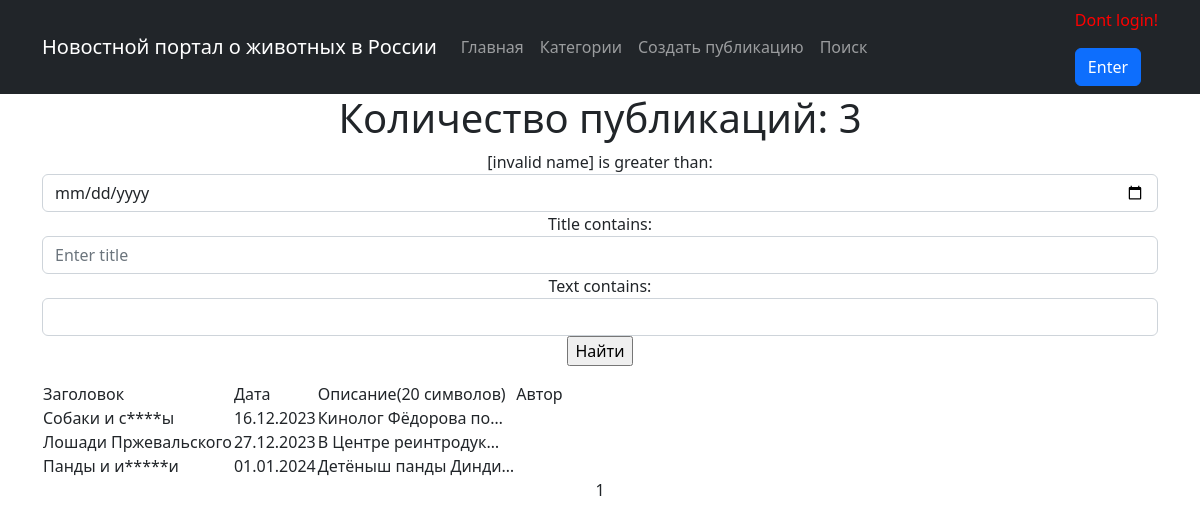
Page /news/search/ on the earlier database version.
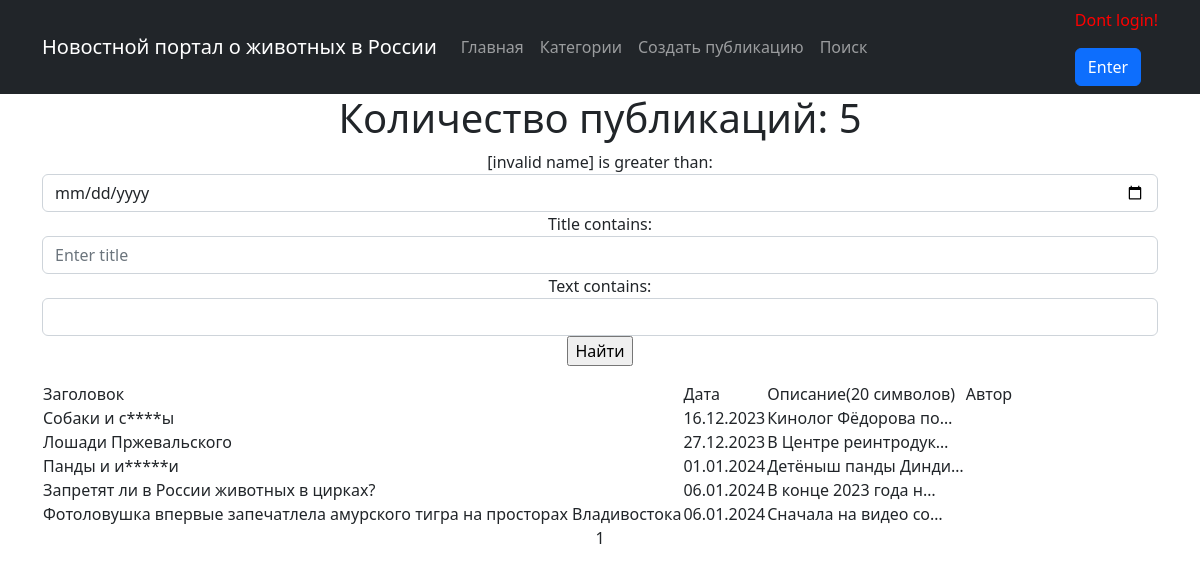
Same page on the later database version.
### news/models.py (models this page shows, shortened)
class Post(models.Model):
    author = models.ForeignKey(Author, on_delete=models.CASCADE)
    content_type = models.CharField(max_length=10, choices=[
        ('статья', 'Статья'), ('новость', 'Новость')])
    created_time = models.DateTimeField(auto_now_add=True)
    categories = models.ManyToManyField(Category, through='PostCategory',
                                        related_name='PostCategory')
    title = models.CharField(max_length=255)
    text = models.TextField()
    rating = models.IntegerField(default=0)

### news/views.py (the view)
# urls.py: path('search/', SearchNews.as_view()),
class SearchNews(FilterView):
    model = Post
    filterset_class = PostFilter
    template_name = 'search.html'
    paginate_by = 10
    context_object_name = 'news'

### news/templatetags/custom_filters.py (called while the page is built)
@register.filter()
def censor(text):
    list_words = text.split()
    censor_words = {'салюты', 'игрушки', }
    censor_text = []
    if isinstance(text, str):
        for word in list_words:
            if word.lower() in censor_words:
                word = f'{word[0]}{"*" * (len(word) - 2)}{word[-1]}'
            censor_text.append(word)
        return ' '.join(censor_text)

### templates/search.html (shortened to what this page needs)
{% extends 'flatpages/default.html' %}
{% load custom_filters %}
{% block content %}
<h1>Количество публикаций: {{ news | length}}</h1>
<form method="GET">
    {{ filter.form }}
    <input type="submit" value="Найти">
</form>
{% if news %}
<table>
<tr>
    <td>Заголовок</td>
    <td>Дата</td>
    <td>Описание(20 символов)</td>
    <td>Автор</td>
</tr>
{% for item in filter.qs %}
    <tr>
        <td>{{ item.title | censor }}</td>
        <td>{{ item.created_time | date:'d.m.Y' }}</td>
        <td>{{ item.text | truncatechars:20 }}</td>
        <td>{{ item.autor | censor }}</td>
    </tr>
    {% endfor %}
</table>
{% else %}
<h2>Нечего выводить!</h2>
{% endif %}
{{ page_obj.number }}
{% endblock content %}

### templates/flatpages/default.html (shortened to what this page needs)
{% load static %}
<html lang="en">
    <head>
        <link href="{% static 'css/styles.css' %}" rel="stylesheet" />
    </head>
    <body>
  <nav class="navbar navbar-expand-lg navbar-dark bg-dark static-top">
    {% load cache %}
    {% cache 30 common %}
        {% block header %}
    <div class="container">
      <a class="navbar-brand" href="#">Новостной портал о животных в России</a>
      <div class="collapse navbar-collapse justify-content-between" id="navbarResponsive">
                    <ul class="navbar-nav ml-auto">
                        <li class="nav-item active">
                            <a class="nav-link" href="/news/">Главная</a>
                        </li>
                        <li class="nav-item active">
                            <a class="nav-link" href="/category">Категории</a>
                        </li>
                        {% block create_post %}
                        <li class="nav-item">
                            <a class="nav-link" href="/create_post/">Создать публикацию</a>
                        </li>
                        {% endblock create_post %}
                        {% endblock header %}
                        {% block search %}
                        <li class="nav-item">
                            <a class="nav-link" href="/news/search/">Поиск</a>
                        </li>
                        {% endblock search %}
                        {% endcache %}
                   </ul>
                    {% block user_greeting %}
                    <ul class="navbar-nav mr-auto">
                        <li class="nav-item">
                            {% if request.user.is_authenticated %}
                            <p style="color: green;">Hello, {{ request.user.username }}!</p>
                            <a href="" class="btn btn-secondary">Exit</a>
                            {% if is_not_author %}
                            <a href="{% url 'upgrade' %}" class="btn btn-success"> Want to be autor!</a>
                            {% else %}
                            <button class="btn btn-success">You are autor</button>
                            {% endif %}
                            {% else %}
                            <p style="color: red;">Dont login!</p>
                              <a href="" class="btn btn-primary">Enter</a>
                            {% endif %}
                        </li>
                   </ul>
                    {% endblock user_greeting %}
   </div>
       </div>
</nav>
        <div class="container">
            <div class="row">
                <div class="col-lg-12 text-center">
                    {% block content %}{% endblock content %}
                </div>
            </div>
        </div>
    </body>
</html>

Differences in the rows shown:
added Post: title|censor "Запретят ли в России животных в цирках?", created_time "06.01.2024", text "В конце 2023 года н…"
added Post: title|censor "Фотоловушка впервые запечатлела амурского тигра на просторах Владивостока", created_time "06.01.2024", text "Сначала на видео со…"
Other differences:
{{ news | length }}: "3" → "5"
